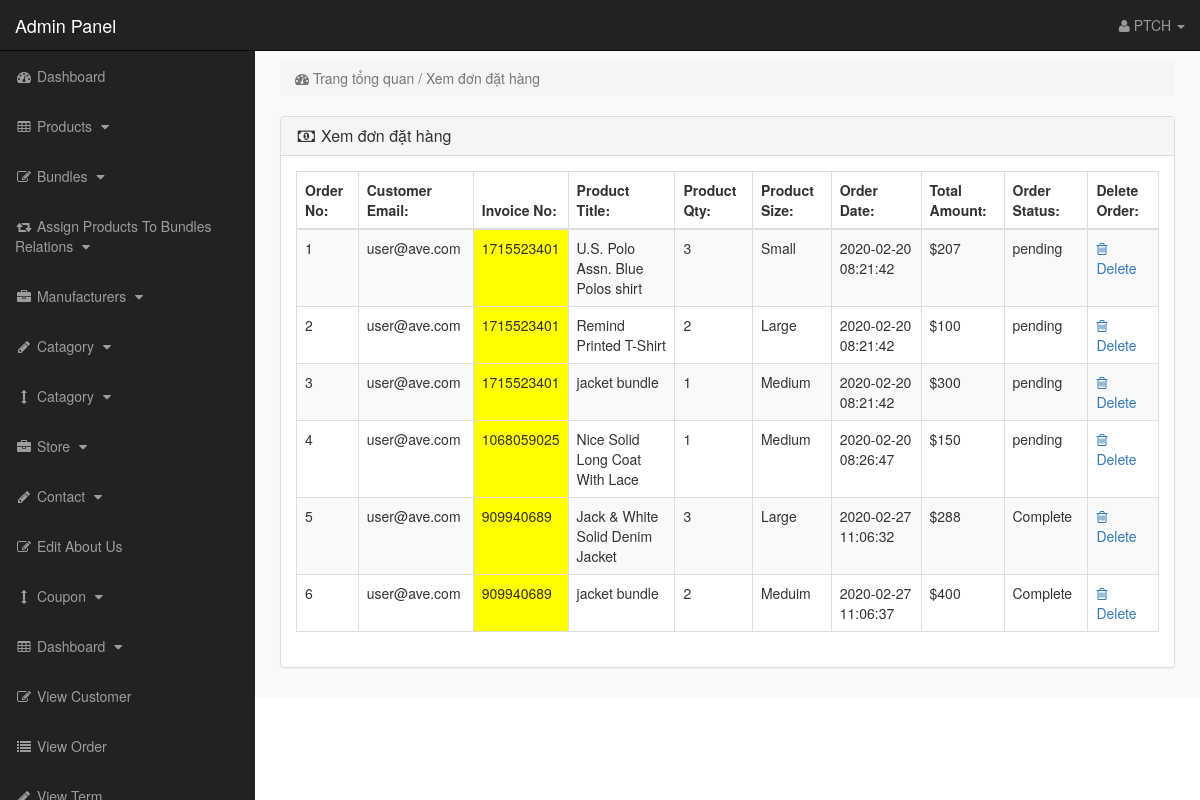
Screenshot of /admin_area/index.php?view_orders (signed in) with the database file from the repository.
### tables this page shows
CREATE TABLE `pending_orders` (
  `order_id` int(10) NOT NULL,
  `customer_id` int(10) NOT NULL,
  `invoice_no` int(10) NOT NULL,
  `product_id` text NOT NULL,
  `qty` int(10) NOT NULL,
  `size` text NOT NULL,
  `order_status` text NOT NULL
);

CREATE TABLE `customers` (
  `customer_id` int(10) NOT NULL,
  `customer_name` varchar(255) NOT NULL,
  `customer_email` varchar(255) NOT NULL,
  `customer_pass` varchar(255) NOT NULL,
  `customer_country` text NOT NULL,
  `customer_city` text NOT NULL,
  `customer_contact` varchar(255) NOT NULL,
  `customer_address` text NOT NULL,
  `customer_image` text NOT NULL,
  `customer_ip` varchar(255) NOT NULL,
  `customer_confirm_code` text NOT NULL
);

CREATE TABLE `products` (
  `product_id` int(10) NOT NULL,
  `p_cat_id` int(10) NOT NULL,
  `cat_id` int(10) NOT NULL,
  `manufacturer_id` int(10) NOT NULL,
  `date` timestamp NOT NULL DEFAULT CURRENT_TIMESTAMP ON UPDATE CURRENT_TIMESTAMP,
  `product_title` text NOT NULL,
  `product_url` text NOT NULL,
  `product_img1` text NOT NULL,
  `product_img2` text NOT NULL,
  `product_img3` text NOT NULL,
  `product_price` int(10) NOT NULL,
  `product_psp_price` int(100) NOT NULL,
  `product_desc` text NOT NULL,
  `product_features` text NOT NULL,
  `product_video` text NOT NULL,
  `product_keywords` text NOT NULL,
  `product_label` text NOT NULL,
  `status` varchar(255) NOT NULL
);

CREATE TABLE `customer_orders` (
  `order_id` int(10) NOT NULL,
  `customer_id` int(10) NOT NULL,
  `due_amount` int(100) NOT NULL,
  `invoice_no` int(100) NOT NULL,
  `qty` int(10) NOT NULL,
  `size` text NOT NULL,
  `order_date` timestamp NOT NULL DEFAULT CURRENT_TIMESTAMP ON UPDATE CURRENT_TIMESTAMP,
  `order_status` text NOT NULL
);

### admin_area/view_orders.php (the view)
<?php
if (!isset($_SESSION['admin_email'])) {
    echo "<script>window.open('login.php','_self')</script>";
} else {
?>
    <div class="row">
        <div class="col-lg-12">
            <ol class="breadcrumb">
                <li class="active">
                    <i class="fa fa-dashboard"></i> Trang tổng quan / Xem đơn đặt hàng
                </li>
            </ol>
        </div>
    </div>
    <div class="row">
        <div class="col-lg-12">
            <div class="panel panel-default">
                <div class="panel-heading">
                    <h3 class="panel-title">
                        <i class="fa fa-money fa-fw"></i> Xem đơn đặt hàng
                    </h3>
                </div>
                <div class="panel-body">
                    <div class="table-responsive">
                        <table class="table table-bordered table-hover table-striped">
                            <thead>
                                <tr>
                                    <th>Order No:</th>
                                    <th>Customer Email:</th>
                                    <th>Invoice No:</th>
                                    <th>Product Title:</th>
                                    <th>Product Qty:</th>
                                    <th>Product Size:</th>
                                    <th>Order Date:</th>
                                    <th>Total Amount:</th>
                                    <th>Order Status:</th>
                                    <th>Delete Order:</th>
                                </tr>
                            </thead>
                            <tbody>
                                <?php
                                $i = 0;
                                $get_orders = "select * from pending_orders";
                                $run_orders = mysqli_query($con, $get_orders);
                                while ($row_orders = mysqli_fetch_array($run_orders)) {
                                    $order_id = $row_orders['order_id'];
                                    $c_id = $row_orders['customer_id'];
                                    $invoice_no = $row_orders['invoice_no'];
                                    $product_id = $row_orders['product_id'];
                                    $qty = $row_orders['qty'];
                                    $size = $row_orders['size'];
                                    $order_status = $row_orders['order_status'];
                                    $get_products = "select * from products where product_id='$product_id'";
                                    $run_products = mysqli_query($con, $get_products);
                                    $row_products = mysqli_fetch_array($run_products);
                                    $product_title = $row_products['product_title'];
                                    $i++;
                                ?>
                                    <tr>
                                        <td><?php echo $i; ?></td>
                                        <td>
                                            <?php
                                            $get_customer = "select * from customers where customer_id='$c_id'";
                                            $run_customer = mysqli_query($con, $get_customer);
                                            $row_customer = mysqli_fetch_array($run_customer);
                                            $customer_email = $row_customer['customer_email'];
                                            echo $customer_email;
                                            ?>
                                        </td>
                                        <td bgcolor="yellow"><?php echo $invoice_no; ?></td>
                                        <td><?php echo $product_title; ?></td>
                                        <td><?php echo $qty; ?></td>
                                        <td><?php echo $size; ?></td>
                                        <td>
                                            <?php
                                            $get_customer_order = "select * from customer_orders where order_id='$order_id'";
                                            $run_customer_order = mysqli_query($con, $get_customer_order);
                                            $row_customer_order = mysqli_fetch_array($run_customer_order);
                                            $order_date = $row_customer_order['order_date'];
                                            $due_amount = $row_customer_order['due_amount'];
                                            echo $order_date;
                                            ?>
                                        </td>
                                        <td>$<?php echo $due_amount; ?></td>
                                        <td>
                                            <?php
                                            if ($order_status == 'pending') {
                                                echo $order_status = 'pending';
                                            } else {
                                                echo $order_status = 'Complete';
                                            }
                                            ?>
                                        </td>
                                        <td>
                                            <a href="index.php?order_delete=<?php echo $order_id; ?>">
                                                <i class="fa fa-trash-o"></i> Delete
                                            </a>
                                        </td>
                                    </tr>
                                <?php } ?>
                            </tbody>
                        </table>
                    </div>
                </div>
            </div>
        </div>
    </div>
<?php } ?>

### admin_area/includes/sidebar.php (shortened to what this page needs)
<?php
if (!isset($_SESSION['admin_email'])) {
    echo "<script>window.open('login.php','_self')</script>";
} else {
?>
<nav class="navbar navbar-inverse navbar-fixed-top">
    <div class="navbar-header">
        <a class="navbar-brand" href="index.php?dashboard">Admin Panel</a>
    </div>
    <ul class="nav navbar-right top-nav">
        <li class="dropdown">
            <a href="#" class="dropdown-toggle" data-toggle="dropdown">
                <i class="fa fa-user"></i>
                <?php echo $admin_name; ?> <b class="caret"></b>
            </a>
        </li>
    </ul>
    <div class="collapse navbar-collapse navbar-ex1-collapse">
        <ul class="nav navbar-nav side-nav">
            <li>
                <a href="index.php?dashboard">
                    <i class="fa fa-fw fa-dashboard"></i> Dashboard
                </a>
            </li>
            <li>
                <a href="#" data-toggle="collapse" data-target="#products">
                    <i class="fa fa-fw fa-table"></i> Products
                    <i class="fa fa-fw fa-caret-down"></i>
                </a>
            </li>
            <li>
                <a href="#" data-toggle="collapse" data-target="#bundles">
                    <i class="fa fa-fw fa-edit"></i> Bundles
                    <i class="fa fa-fw fa-caret-down"></i>
                </a>
            </li>
            <li>
                <a href="#" data-toggle="collapse" data-target="#relations">
                    <i class="fa fa-fw fa-retweet"></i> Assign Products To Bundles Relations
                    <i class="fa fa-fw fa-caret-down"></i>
                </a>
            </li>
            <li>
                <a href="#" data-toggle="collapse" data-target="#manufacturers">
                    <i class="fa fa-fw fa-briefcase"></i> Manufacturers
                    <i class="fa fa-fw fa-caret-down"></i>
                </a>
            </li>
            <li>
                <a href="#" data-toggle="collapse" data-target="#p_cat">
                    <i class="fa fa-fw fa-pencil"></i> Catagory
                    <i class="fa fa-fw fa-caret-down"></i>
                </a>
            </li>
            <li>
                <a href="#" data-toggle="collapse" data-target="#cat">
                    <i class="fa fa-fw fa-arrows-v"></i> Catagory
                    <i class="fa fa-fw fa-caret-down"></i>
                </a>
            </li>
            <li>
                <a href="#" data-toggle="collapse" data-target="#store">
                    <i class="fa fa-fw fa-briefcase"></i> Store
                    <i class="fa fa-fw fa-caret-down"></i>
                </a>
            </li>
            <li>
                <a href="#" data-toggle="collapse" data-target="#contact_us">
                    <i class="fa fa-fw fa-pencil"> </i> Contact
                    <i class="fa fa-fw fa-caret-down"></i>
                </a>
            </li>
            <li>
                <a href="index.php?edit_about_us">
                    <i class="fa fa-fw fa-edit"></i> Edit About Us
                </a>
            </li>
            <li>
                <a href="#" data-toggle="collapse" data-target="#coupons">
                    <i class="fa fa-fw fa-arrows-v"></i> Coupon
                    <i class="fa fa-fw fa-caret-down"></i>
                </a>
            </li>
            <li>
                <a href="#" data-toggle="collapse" data-target="#terms">
                    <i class="fa fa-fw fa-table"></i> Dashboard
                    <i class="fa fa-fw fa-caret-down"></i>
                </a>
            </li>
            <li>
                <a href="index.php?view_customers">
                    <i class="fa fa-fw fa-edit"></i> View Customer
                </a>
            </li>
            <li>
                <a href="index.php?view_orders">
                    <i class="fa fa-fw fa-list"></i> View Order
                </a>
            </li>
            <li>
                <a href="index.php?view_payments">
                    <i class="fa fa-fw fa-pencil"></i> View Term
                </a>
            </li>
        </ul>
    </div>
</nav>
<?php }

### admin_area/css/style.css (style rules this page uses)
body { margin-top:100px; }
@media (min-width: 768px) { body { margin-top:50px; } }
.top-nav { padding:0 15px; }
.top-nav>li { display:inline-block; float:left; }
.top-nav>li>a { padding-top:15px; padding-bottom:15px; line-height:20px; color:#999; }
@media (min-width: 768px) { .side-nav { position:fixed; top:51px; width:255px; border-radius:0; overflow-y:auto; background-color: #222; bottom:0; overflow-x:hidden; padding-bottom:40px; } }
@media (min-width: 768px) { .side-nav>li>a { width:255px; } }
.panel-body { border-radius:5px; }

### rows the page displays
pending_orders: customer.customer_email "user@ave.com", invoice_no "1715523401", product.product_title "U.S. Polo Assn. Blue Polos shirt", qty "3", size "Small", customer_orders.order_date "2020-02-20 08:21:42", customer_orders.due_amount "207"
pending_orders: customer.customer_email "user@ave.com", invoice_no "1715523401", product.product_title "Remind Printed T-Shirt", qty "2", size "Large", customer_orders.order_date "2020-02-20 08:21:42", customer_orders.due_amount "100"
pending_orders: customer.customer_email "user@ave.com", invoice_no "1715523401", product.product_title "jacket bundle", qty "1", size "Medium", customer_orders.order_date "2020-02-20 08:21:42", customer_orders.due_amount "300"
pending_orders: customer.customer_email "user@ave.com", invoice_no "1068059025", product.product_title "Nice Solid Long Coat With Lace", qty "1", size "Medium", customer_orders.order_date "2020-02-20 08:26:47", customer_orders.due_amount "150"
pending_orders: customer.customer_email "user@ave.com", invoice_no "909940689", product.product_title "Jack & White Solid Denim Jacket", qty "3", size "Large", customer_orders.order_date "2020-02-27 11:06:32", customer_orders.due_amount "288"
pending_orders: customer.customer_email "user@ave.com", invoice_no "909940689", product.product_title "jacket bundle", qty "2", size "Meduim", customer_orders.order_date "2020-02-27 11:06:37", customer_orders.due_amount "400"

### other values shown
$admin_name "PTCH"
